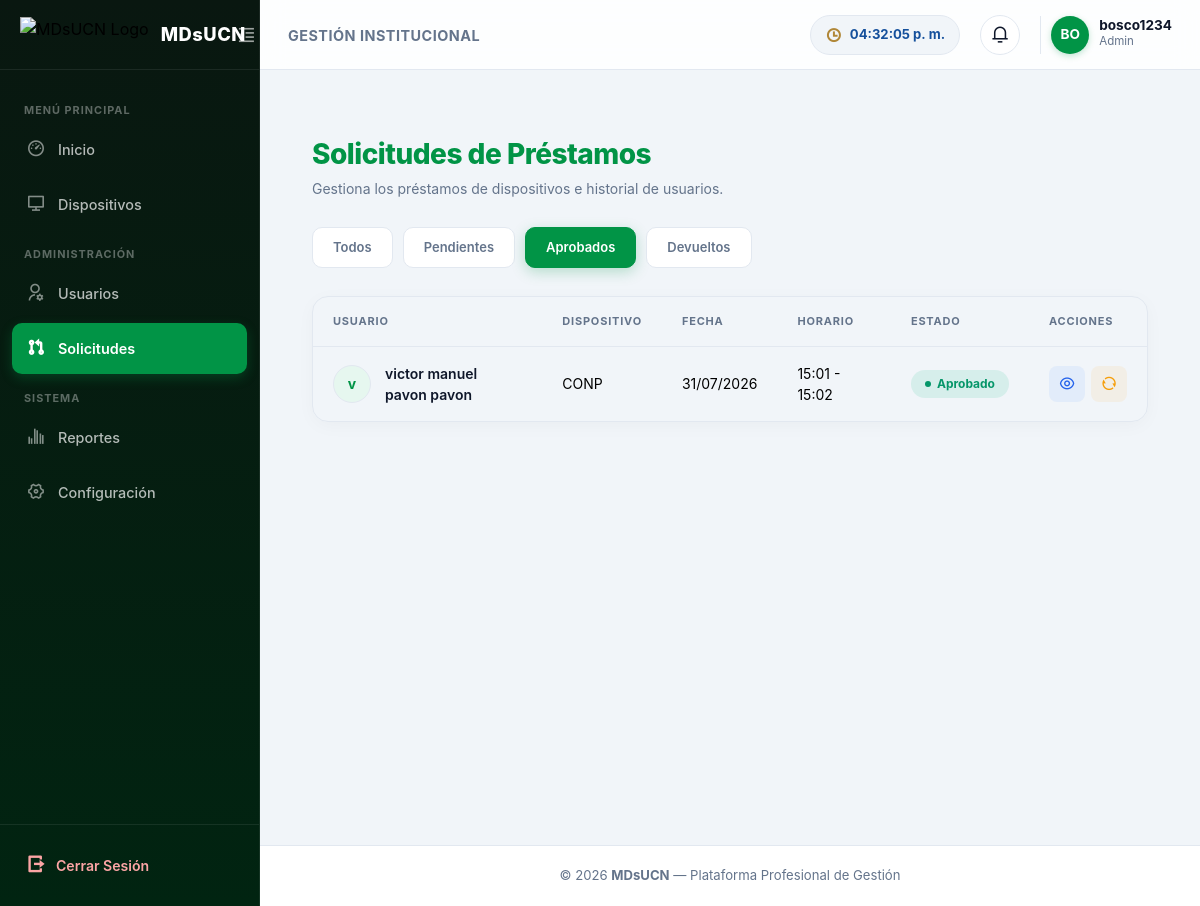
The page /prestamos/?estado=aprobado (signed in) on the database its author committed.
### appOne/models.py (models this page shows, shortened)
class Usuario(AbstractUser):
    username = models.CharField(max_length=150, unique=True)
    nombre_completo = models.CharField(max_length=150)
    correo_institucional = models.EmailField(unique=True)
    codigo = models.CharField(max_length=20, unique=True)
    rol = models.CharField(max_length=20, choices=ROLES, default="Docente")
    USERNAME_FIELD = "correo_institucional"
    REQUIRED_FIELDS = ["username", "nombre_completo", "codigo"]
    objects = UsuarioManager()

class Prestamo(models.Model):
    ESTADO_PENDIENTE = 'pendiente'
    ESTADO_APROBADO = 'aprobado'
    ESTADO_RECHAZADO = 'rechazado'
    ESTADO_DEVUELTO = 'devuelto'
    ESTADO_CHOICES = [
        (ESTADO_PENDIENTE, 'Pendiente'),
        (ESTADO_APROBADO, 'Aprobado'),
        (ESTADO_RECHAZADO, 'Rechazado'),
        (ESTADO_DEVUELTO, 'Devuelto'),
    ]
    usuario = models.ForeignKey(
        'Usuario',
        on_delete=models.CASCADE,
        related_name="prestamos"
    )
    dispositivo = models.ForeignKey(
        'Dispositivo',
        on_delete=models.CASCADE,
        related_name="prestamos"
    )
    motivo = models.TextField()
    fecha_uso = models.DateField()
    hora_inicio = models.TimeField()
    hora_entrega = models.TimeField()
    estado = models.CharField(
        max_length=10,
        choices=ESTADO_CHOICES,
        default=ESTADO_PENDIENTE
    )
    fecha_solicitud = models.DateTimeField(auto_now_add=True)
    fecha_devolucion_real = models.DateTimeField(
        blank=True,
        null=True,
        help_text="Fecha y hora exacta en que se registró la devolución"
    )
    observaciones_devolucion = models.TextField(
        blank=True,
        null=True,
        help_text="Estado físico en que se recibe el equipo (daños, accesorios faltantes, etc.)"
    )

class Dispositivo(models.Model):
    ESTADO_DISPONIBLE = 'disponible'
    ESTADO_PRESTADO = 'prestado'
    ESTADO_MANTENIMIENTO = 'mantenimiento'
    ESTADO_DANADO = 'danado'
    ESTADO_CHOICES = [
        (ESTADO_DISPONIBLE, 'Disponible'),
        (ESTADO_PRESTADO, 'En Préstamo'),
        (ESTADO_MANTENIMIENTO, 'En Mantenimiento'),
        (ESTADO_DANADO, 'Dañado / Inoperativo'),
    ]
    nombre_dispositivo = models.CharField(max_length=100)
    marca = models.CharField(max_length=50)
    codigo_inventario = models.CharField(max_length=50, unique=True)
    imagen = models.ImageField(upload_to='dispositivos/', blank=True, null=True)
    descripcion = models.TextField(blank=True, null=True)
    accesorios = models.TextField(blank=True, null=True)
    observacion = models.TextField(blank=True, null=True)
    estado = models.CharField(
        max_length=20,
        choices=ESTADO_CHOICES,
        default=ESTADO_DISPONIBLE
    )

### appOne/views.py (the view)
# urls.py: path('prestamos/', views.solicitudes_prestamos, name='solicitudes_prestamos'),
@login_required
def solicitudes_prestamos(request):
    estado = request.GET.get("estado")
    estado_actual = estado if estado else "todos"
    if estado_actual == "todos" and request.session.get("ocultar_todos", False):
        prestamos = Prestamo.objects.none()
    else:
        if request.user.rol == "Admin" or request.user.is_superuser:
            prestamos = Prestamo.objects.select_related('usuario', 'dispositivo').all()
        else:
            prestamos = Prestamo.objects.select_related('usuario', 'dispositivo').filter(usuario=request.user)
        if estado_actual != "todos":
            prestamos = prestamos.filter(estado=estado_actual)
        prestamos = prestamos.order_by("-fecha_solicitud")
    return render(request, "appOne/solicitudes.html", {
        "prestamos": prestamos,
        "estado_actual": estado_actual
    })

### appOne/templates/appOne/solicitudes.html (shortened to what this page needs)
{% extends "appOne/dashboard.html" %}
{% load static %}
{% block extra_css %}
<link rel="stylesheet" href="{% static 'appOne/css/solicitudes.css' %}">
<link href="https://cdn.jsdelivr.net/npm/remixicon/fonts/remixicon.css" rel="stylesheet">
{% endblock %}
{% block contenido %}
<div class="solicitudes-container">
    <div class="header header-flex">
        <div>
            <h2>Solicitudes de Préstamos</h2>
            <p>Gestiona los préstamos de dispositivos e historial de usuarios.</p>
        </div>
    </div>
    <div class="filtros">
        <a href="?estado=todos" class="filtro {% if estado_actual == 'todos' or not estado_actual %}activo{% endif %}">Todos</a>
        <a href="?estado=pendiente" class="filtro {% if estado_actual == 'pendiente' %}activo{% endif %}">Pendientes</a>
        <a href="?estado=aprobado" class="filtro {% if estado_actual == 'aprobado' %}activo{% endif %}">Aprobados</a>
        <a href="?estado=devuelto" class="filtro {% if estado_actual == 'devuelto' %}activo{% endif %}">Devueltos</a>
    </div>
    <div class="table-wrapper">
        <table class="table-dashboard">
            <thead>
                <tr>
                    <th>Usuario</th>
                    <th>Dispositivo</th>
                    <th>Fecha</th>
                    <th>Horario</th>
                    <th>Estado</th>
                    <th>Acciones</th>
                </tr>
            </thead>
            <tbody>
                {% for p in prestamos %}
                <tr>
                    <td class="user-cell" data-label="Usuario">
                        <div class="avatar">
                            {{ p.usuario.nombre_completo|slice:":1" }}
                        </div>
                        <span>{{ p.usuario.nombre_completo }}</span>
                    </td>
                    <td data-label="Dispositivo">{{ p.dispositivo.nombre_dispositivo }}</td>
                    <td data-label="Fecha">{{ p.fecha_uso|date:"d/m/Y" }}</td>
                    <td data-label="Horario">{{ p.hora_inicio|time:"H:i" }} - {{ p.hora_entrega|time:"H:i" }}</td>
                    <td data-label="Estado">
                        <span class="estado {{ p.estado|lower }}">
                            {{ p.estado|capfirst }}
                        </span>
                    </td>
                    <td class="acciones" data-label="Acciones">
                        <button type="button" class="btn info" title="Ver Detalles"
                            onclick="abrirModalDetalles(
                                '{{ p.usuario.nombre_completo|escapejs }}',
                                '{{ p.usuario.email|default:''|escapejs }}',
                                '{{ p.dispositivo.nombre_dispositivo|escapejs }}',
                                '{{ p.dispositivo.codigo_inventario|default:'N/A'|escapejs }}',
                                '{{ p.dispositivo.marca|default:'N/A'|escapejs }}',
                                '{{ p.motivo|default:'Sin especificar'|escapejs }}',
                                '{{ p.fecha_solicitud|date:'d/m/Y H:i'|default:'—' }}',
                                '{{ p.fecha_aprobacion|date:'d/m/Y H:i'|default:'—' }}',
                                '{{ p.fecha_uso|date:'d/m/Y' }} {{ p.hora_inicio|time:'H:i' }}',
                                '{{ p.fecha_devolucion_real|date:'d/m/Y H:i'|default:'Pendiente' }}',
                                '{{ p.estado|capfirst }}',
                                '{{ p.observaciones_devolucion|default:'Sin observaciones'|escapejs }}'
                            )">
                            <i class="ri-eye-line"></i>
                        </button>
                        {% if request.user.rol == "Admin" %}
                            {% if p.estado == "pendiente" %}
                            <a href="{% url 'aprobar_prestamo' p.id %}" class="btn success" title="Aprobar">
                                <i class="ri-check-line"></i>
                            </a>
                            <a href="{% url 'rechazar_prestamo' p.id %}" class="btn danger" title="Rechazar">
                                <i class="ri-close-line"></i>
                            </a>
                            {% elif p.estado == "aprobado" %}
                            <button type="button" class="btn warning" title="Devolver Dispositivo"
                                onclick="abrirModalDevolucion('{{ p.id }}', '{{ p.dispositivo.nombre_dispositivo|escapejs }}', '{{ p.usuario.nombre_completo|escapejs }}')">
                                <i class="ri-refresh-line"></i>
                            </button>
                            {% endif %}
                        {% endif %}
                    </td>
                </tr>
                {% empty %}
                <tr>
                    <td colspan="6" class="no-data">
                        No hay solicitudes registradas
                    </td>
                </tr>
                {% endfor %}
            </tbody>
        </table>
    </div>
</div>
{% endblock %}

### appOne/templates/appOne/dashboard.html (shortened to what this page needs)
{% load static %}
<!DOCTYPE html>
<html lang="es">
<head>
  <link href="https://cdn.jsdelivr.net/npm/remixicon@3.5.0/fonts/remixicon.css" rel="stylesheet">
  <link rel="stylesheet" href="{% static 'appOne/css/dashboard.css' %}">
  {% block extra_css %}{% endblock %}
</head>
<body>
  <div class="app-layout">
    <aside class="sidebar" id="sidebar">
      <div class="sidebar-header">
        <div class="brand">
          <img src="https://uploads.onecompiler.io/43nzu6ce2/43x2n985z/eslogan%20.png" alt="MDsUCN Logo" class="brand-logo">
          <span class="brand-name">MDsUCN</span>
        </div>
        <button class="toggle-sidebar-btn" id="toggleSidebar" aria-label="Toggle Sidebar">
          <i class="ri-indent-decrease"></i>
        </button>
      </div>
      <nav class="sidebar-nav">
        <div class="nav-section-title">MENÚ PRINCIPAL</div>
        <a href="{% url 'dashboardinicio' %}"
          class="nav-item {% if request.resolver_match.url_name == 'dashboardinicio' %}active{% endif %}">
          <i class="ri-dashboard-3-line"></i>
          <span>Inicio</span>
        </a>
        <a href="{% url 'listardispositivos' %}"
          class="nav-item {% if request.resolver_match.url_name == 'listardispositivos' %}active{% endif %}">
          <i class="ri-computer-line"></i>
          <span>Dispositivos</span>
        </a>
        {% if request.user.rol == "Admin" %}
        <div class="nav-section-title">ADMINISTRACIÓN</div>
        <a href="{% url 'panel_usuarios' %}"
          class="nav-item {% if request.resolver_match.url_name == 'panel_usuarios' %}active{% endif %}">
          <i class="ri-user-settings-line"></i>
          <span>Usuarios</span>
        </a>
        <a href="{% url 'solicitudes_prestamos' %}"
          class="nav-item {% if request.resolver_match.url_name == 'solicitudes_prestamos' %}active{% endif %}">
          <i class="ri-git-pull-request-line"></i>
          <span>Solicitudes</span>
        </a>
        {% endif %}
        <div class="nav-section-title">SISTEMA</div>
        <a href="{% url 'reportes' %}"
          class="nav-item {% if request.resolver_match.url_name == 'reportes' %}active{% endif %}">
          <i class="ri-bar-chart-grouped-line"></i>
          <span>Reportes</span>
        </a>
        <a href="{% url 'configuracion' %}"
          class="nav-item {% if request.resolver_match.url_name == 'configuracion' %}active{% endif %}">
          <i class="ri-settings-4-line"></i>
          <span>Configuración</span>
        </a>
      </nav>
      <div class="sidebar-footer">
        <a href="{% url 'logout' %}" class="logout-btn">
          <i class="ri-logout-box-r-line"></i>
          <span>Cerrar Sesión</span>
        </a>
      </div>
    </aside>
    <div class="main-wrapper">
      <header class="topbar">
        <div class="topbar-left">
          <div class="page-title">
            <span>Gestión Institucional</span>
          </div>
        </div>
        <div class="topbar-right">
          <div class="clock-badge">
            <i class="ri-time-line"></i>
            <span id="clock-nicaragua">00:00:00</span>
          </div>
          <div class="dropdown-wrapper">
            <button class="icon-btn" id="notifBtn" aria-label="Notificaciones">
              <i class="ri-notification-3-line"></i>
            </button>
          </div>
          <div class="user-profile">
            <div class="user-avatar">
              {{ request.user.username|slice:":2"|upper }}
            </div>
            <div class="user-meta">
              <span class="user-name">{{ request.user.username }}</span>
              <span class="user-role">{{ request.user.rol|default:"Usuario" }}</span>
            </div>
          </div>
        </div>
      </header>
      <main class="content-body">
        {% block contenido %}{% endblock %}
      </main>
      <footer class="app-footer">
        <p>© 2026 <strong>MDsUCN</strong> — Plataforma Profesional de Gestión</p>
      </footer>
    </div>
  </div>
</body>
</html>

### appOne/static/appOne/css/solicitudes.css (style rules this page uses)
body { color: var(--text); font-family: 'Inter', -apple-system, BlinkMacSystemFont, "Segoe UI", Roboto, sans-serif; margin: 0; -webkit-font-smoothing: antialiased; }
.solicitudes-container { padding: 40px 24px; max-width: 1320px; margin: 0 auto; }
.header { margin-bottom: 28px; }
.header h2 { font-size: 28px; margin: 0 0 6px 0; color: var(--primary); font-weight: 800; letter-spacing: -0.5px; line-height: 1.2; }
.header p { color: var(--muted, #64748b); font-size: 14px; margin: 0; font-weight: 400; }
.header-flex { display: flex; justify-content: space-between; align-items: flex-start; gap: 16px; flex-wrap: wrap; }
.filtros { display: flex; gap: 10px; margin-bottom: 28px; flex-wrap: wrap; align-items: center; }
.filtro { padding: 10px 20px; border-radius: 10px; background: var(--card, #ffffff); color: var(--muted, #64748b); text-decoration: none; font-size: 13px; font-weight: 600; border: 1px solid var(--border, #e2e8f0); transition: all 0.2s ease; display: inline-flex; align-items: center; justify-content: center; }
.filtro.activo { background: var(--primary); color: white; border-color: var(--primary); box-shadow: 0 4px 14px rgba(1, 148, 70, 0.25); }
.table-wrapper { border-radius: var(--radius, 16px); overflow: hidden; box-shadow: 0 4px 20px -2px rgba(0, 0, 0, 0.04); border: 1px solid var(--border, #e2e8f0); }
.table-dashboard { width: 100%; border-collapse: separate; border-spacing: 0; }
.table-dashboard th { padding: 16px 20px; text-align: left; font-size: 11px; color: var(--muted, #64748b); font-weight: 700; text-transform: uppercase; letter-spacing: 0.8px; border-bottom: 1px solid var(--border, #e2e8f0); }
.table-dashboard td { padding: 16px 20px; border-top: 1px solid var(--border, #e2e8f0); font-size: 14px; vertical-align: middle; transition: background 0.2s ease; }
.table-dashboard tbody tr:first-child td { border-top: none; }
.user-cell { display: flex; align-items: center; gap: 14px; }
.user-cell span { font-weight: 600; color: var(--text, #0f172a); }
.avatar { width: 38px; height: 38px; border-radius: 50%; background: var(--primary-light, rgba(1, 148, 70, 0.12)); color: var(--primary); display: flex; align-items: center; justify-content: center; font-weight: 700; font-size: 14px; border: 1px solid var(--border, #e2e8f0); flex-shrink: 0; }
.estado { padding: 5px 14px; border-radius: 20px; font-size: 12px; font-weight: 700; display: inline-flex; align-items: center; gap: 6px; text-transform: capitalize; }
.estado.aprobado { background: rgba(16, 185, 129, 0.12); color: #059669; }
.estado.aprobado::before { content: ""; width: 6px; height: 6px; border-radius: 50%; background: #059669; }
.acciones { display: flex; gap: 6px; }
.btn { width: 36px; height: 36px; border-radius: 8px; display: inline-flex; align-items: center; justify-content: center; transition: all 0.2s ease; cursor: pointer; text-decoration: none; font-size: 16px; border: 1px solid transparent; }
.btn.info { background: rgba(59, 130, 246, 0.08); color: #2563eb; }
.btn.warning { background: rgba(245, 158, 11, 0.08); color: #f59e0b; }

### rows shown on the page
Usuario: user.username "BO", user.username "bosco1234", user.rol "Admin"
Prestamo: usuario.nombre_completo "v", usuario.nombre_completo "victor manuel pavon pavon", dispositivo.nombre_dispositivo "CONP", fecha_uso "31/07/2026", hora_inicio "15:01", hora_entrega "15:02", estado "Aprobado"
